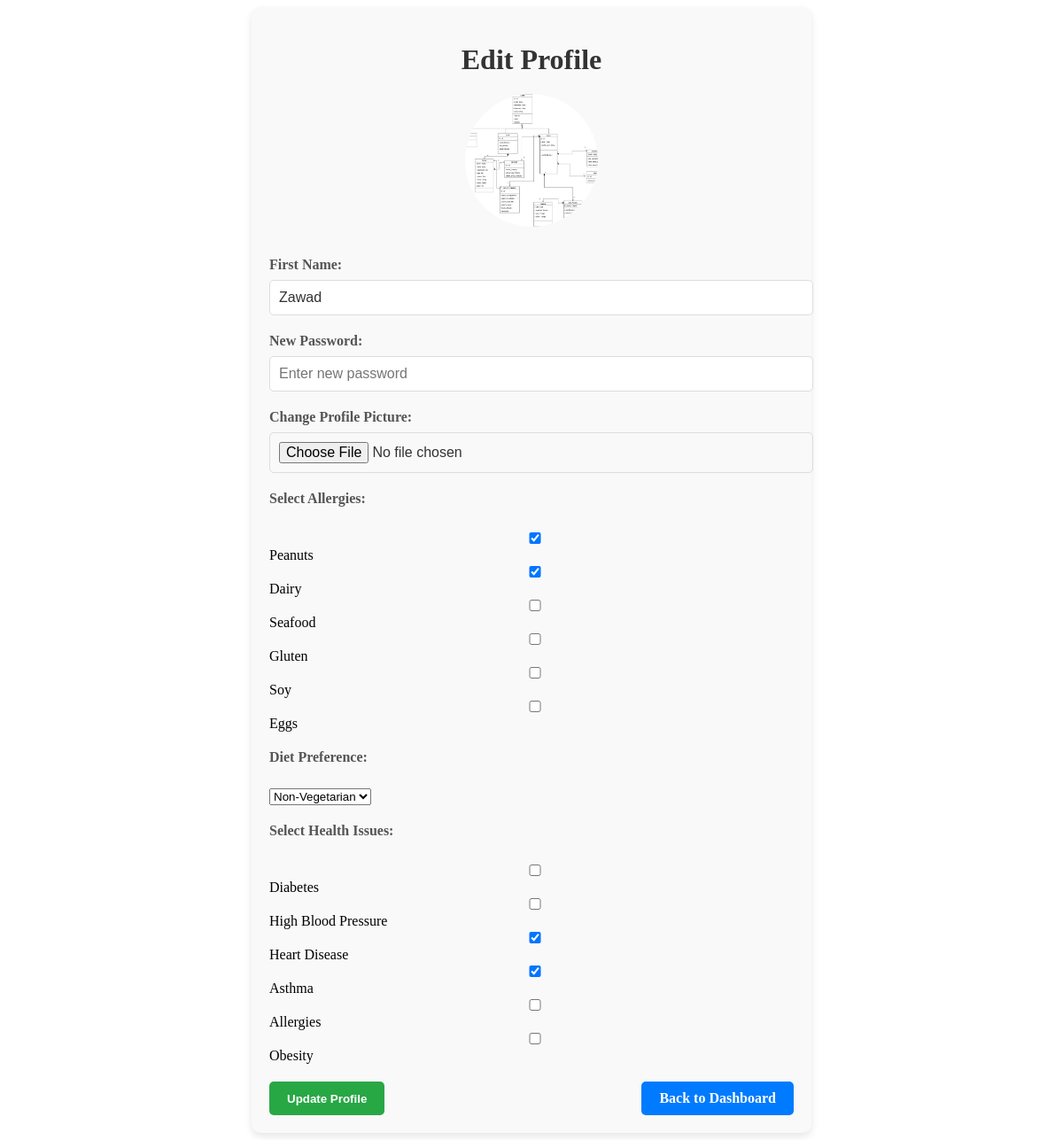
The page /edit-profile (signed in) on the database its author committed.
### MyChef/models.py (models this page shows)
class User(db.Model, UserMixin):
    id = db.Column(db.Integer, primary_key=True)
    email = db.Column(db.String(150), unique=True, nullable=False)
    first_name = db.Column(db.String(150), nullable=False)
    password = db.Column(db.String(150), nullable=False)
    date_created = db.Column(db.DateTime(timezone=True), default=func.now())
    profile_picture = db.Column(db.String(150), nullable=True, default="default.png")
    allergies = db.Column(db.String(150), nullable=True)  # Comma-separated string for multiple allergies
    diet_preference = db.Column(db.String(50), nullable=True)  # "Veg" or "Non-Veg"
    health_issues = db.Column(db.String(150), nullable=True)  # Comma-separated string for multiple health issues

### MyChef/auth.py (the view, shortened to what this page needs)
@auth.route('/edit-profile', methods=['GET', 'POST'])
@login_required
def edit_profile():
    allergy_options = ['Peanuts', 'Dairy', 'Seafood', 'Gluten', 'Soy', 'Eggs']
    health_issue_options = ['Diabetes', 'High Blood Pressure', 'Heart Disease', 'Asthma', 'Allergies', 'Obesity']
    return render_template(
        'edit_profile.html',
        user=current_user,
        allergy_options=allergy_options,
        health_issue_options=health_issue_options
    )

### MyChef/templates/edit_profile.html (shortened to what this page needs)
<!DOCTYPE html>
<html lang="en">
<head>
  <link rel="stylesheet" href="{{ url_for('static', filename='css/profile.css') }}">
</head>
<body>
  <div class="profile-page-container">
    <h1>Edit Profile</h1>
    <div class="profile-picture-container">
      {% if user.profile_picture %}
        <img src="{{ url_for('static', filename='uploads/' + user.profile_picture) }}" alt="Profile Picture" class="profile-picture">
      {% else %}
        <p>No profile picture uploaded</p>
      {% endif %}
    </div>
    <form action="{{ url_for('auth.edit_profile') }}" method="POST" enctype="multipart/form-data" class="profile-page-form">
      <div class="form-group">
        <label for="first_name">First Name:</label>
        <input type="text" name="first_name" value="{{ user.first_name }}" required>
      </div>
      <div class="form-group">
        <label for="password">New Password:</label>
        <input type="password" name="password" placeholder="Enter new password">
      </div>
      <div class="form-group">
        <label for="profile_picture">Change Profile Picture:</label>
        <input type="file" name="profile_picture" accept="image/*">
      </div>
      <div class="form-group">
        <label for="allergies">Select Allergies:</label><br>
        {% for allergy in allergy_options %}
          <input type="checkbox" name="allergies" value="{{ allergy }}"
                 {% if allergy in (user.allergies or "").split(", ") %}checked{% endif %}>
          {{ allergy }}<br>
        {% endfor %}
      </div>
      <div class="form-group">
        <label for="diet_preference">Diet Preference:</label><br>
        <select name="diet_preference" id="diet_preference" required>
          <option value="Non-Veg" {% if user.diet_preference == "Non-Veg" %}selected{% endif %}>Non-Vegetarian</option>
        </select>
      </div>
      <div class="form-group">
        <label for="health_issues">Select Health Issues:</label><br>
        {% for issue in health_issue_options %}
          <input type="checkbox" name="health_issues" value="{{ issue }}"
                 {% if issue in (user.health_issues or "").split(", ") %}checked{% endif %}>
          {{ issue }}<br>
        {% endfor %}
      </div>
      <div class="form-actions">
        <button type="submit" class="btn-submit">Update Profile</button>
        <a href="{{ url_for('views.dashboard') }}" class="btn-back">Back to Dashboard</a>
      </div>
    </form>
  </div>
</body>
</html>

### MyChef/static/css/profile.css (style rules this page uses)
.profile-page-container { width: 50%; margin: 0 auto; padding: 20px; background-color: #f9f9f9; border-radius: 10px; box-shadow: 0 4px 8px rgba(0, 0, 0, 0.1); }
.profile-page-container h1 { text-align: center; color: #333; margin-bottom: 20px; }
.profile-picture-container { text-align: center; margin-bottom: 20px; }
.profile-picture { width: 150px; height: 150px; border-radius: 50%; object-fit: cover; margin-bottom: 10px; }
.form-group { margin-bottom: 20px; }
.form-group label { font-weight: bold; display: block; margin-bottom: 8px; color: #555; }
.form-group input { width: 100%; padding: 10px; border: 1px solid #ddd; border-radius: 5px; font-size: 16px; color: #333; }
.form-actions { display: flex; justify-content: space-between; margin-top: 20px; }
.btn-submit, .btn-back { padding: 10px 20px; border: none; border-radius: 5px; color: white; text-decoration: none; font-weight: bold; cursor: pointer; }
.btn-submit { background-color: #28a745; }
.btn-back { background-color: #007bff; }

### rows shown on the page
User: profile_picture (picture), first_name "Zawad", allergies "☑" "☑", diet_preference "Non-Vegetarian", health_issues "☑" "☑"

### other values the page prints
{{ allergy }} "Peanuts" "Dairy" "Seafood" "Gluten" "Soy" "Eggs"
{{ issue }} "Diabetes" "High Blood Pressure" "Heart Disease" "Asthma" "Allergies" "Obesity"
